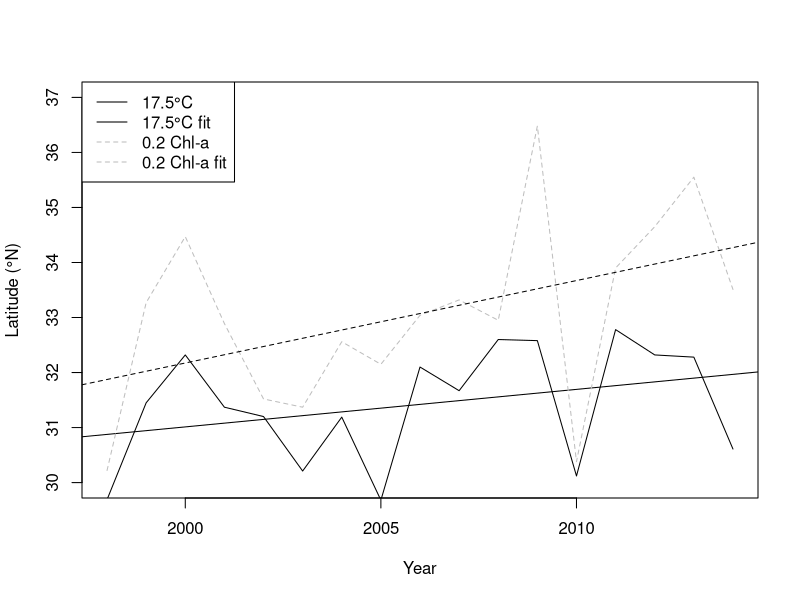

R code for this plot:
#Script to plot latitudes of fronts and fits

#lats = read.csv('SSTFrontLatmodis.csv',header=T) #MODIS only
lats = read.csv('SSTFrontLatboth.csv',header=T) #both (spliced from modis/seawifs files by hand r2=0.92 2003-2010

#Get slopes from linear fits
stfz.fit = lm(SST~Year,data=lats)
tzcf.fit = lm(TZCF~Year,data=lats)

#Plot Frontal latitude
plot(lats$Year, lats$SST,type="l",lty=1,col='black',ylim=c(30,37),xlab='Year',ylab='Latitude (°N)')
abline(stfz.fit)
points(lats$Year, lats$TZCF,type="l",lty=2,col='grey')
abline(tzcf.fit,lty=2)

legend('topleft',lty=c(1,1,2,2),col=c('black','black','grey','grey'),legend=c('17.5°C','17.5°C fit','0.2 Chl-a','0.2 Chl-a fit'))